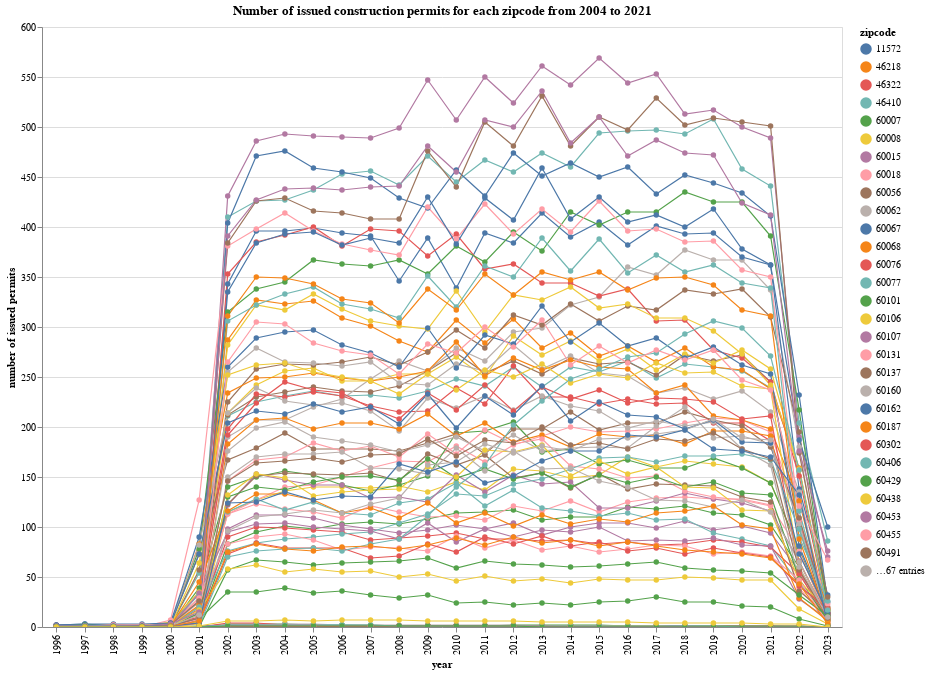

Source (notebook cell):
### Code cell
alt.Chart(restaurant_df).mark_line(size=1.2, point=True).encode(
    x=alt.X('year:N', axis=alt.Axis(title='year')),
    y=alt.Y('restaurant_count:Q',axis=alt.Axis(title='number of issued permits')),
    color=alt.Color('zipcode:N'),

    tooltip=['year', 'restaurant_count', 'zipcode']
).properties(
    width=800,
    height=600,
    title= 'Number of issued construction permits for each zipcode from 2004 to 2021').interactive()

### Figure 1 — Vega-Lite specification as saved in the notebook (floating-point values rounded to 4 significant figures; data arrays with more than 128 entries replaced by an {"elided": "..."} marker saying what was removed)
{"config": {"view": {"continuousWidth": 400, "continuousHeight": 300}}, "data": {"name": "data-fe75e94c325d7f2c9db7428bdd430b82"}, "mark": {"type": "line", "point": true, "size": 1.2}, "encoding": {"color": {"type": "nominal", "field": "zipcode"}, "tooltip": [{"type": "quantitative", "field": "year"}, {"type": "quantitative", "field": "restaurant_count"}, {"type": "nominal", "field": "zipcode"}], "x": {"type": "nominal", "axis": {"title": "year"}, "field": "year"}, "y": {"type": "quantitative", "axis": {"title": "number of issued permits"}, "field": "restaurant_count"}}, "height": 600, "selection": {"selector003": {"type": "interval", "bind": "scales", "encodings": ["x", "y"]}}, "title": "Number of issued construction permits for each zipcode from 2004 to 2021", "width": 800, "$schema": "https://vega.github.io/schema/vega-lite/v4.8.1.json", "datasets": {"data-fe75e94c325d7f2c9db7428bdd430b82": {"elided": "2688 records"}}}
